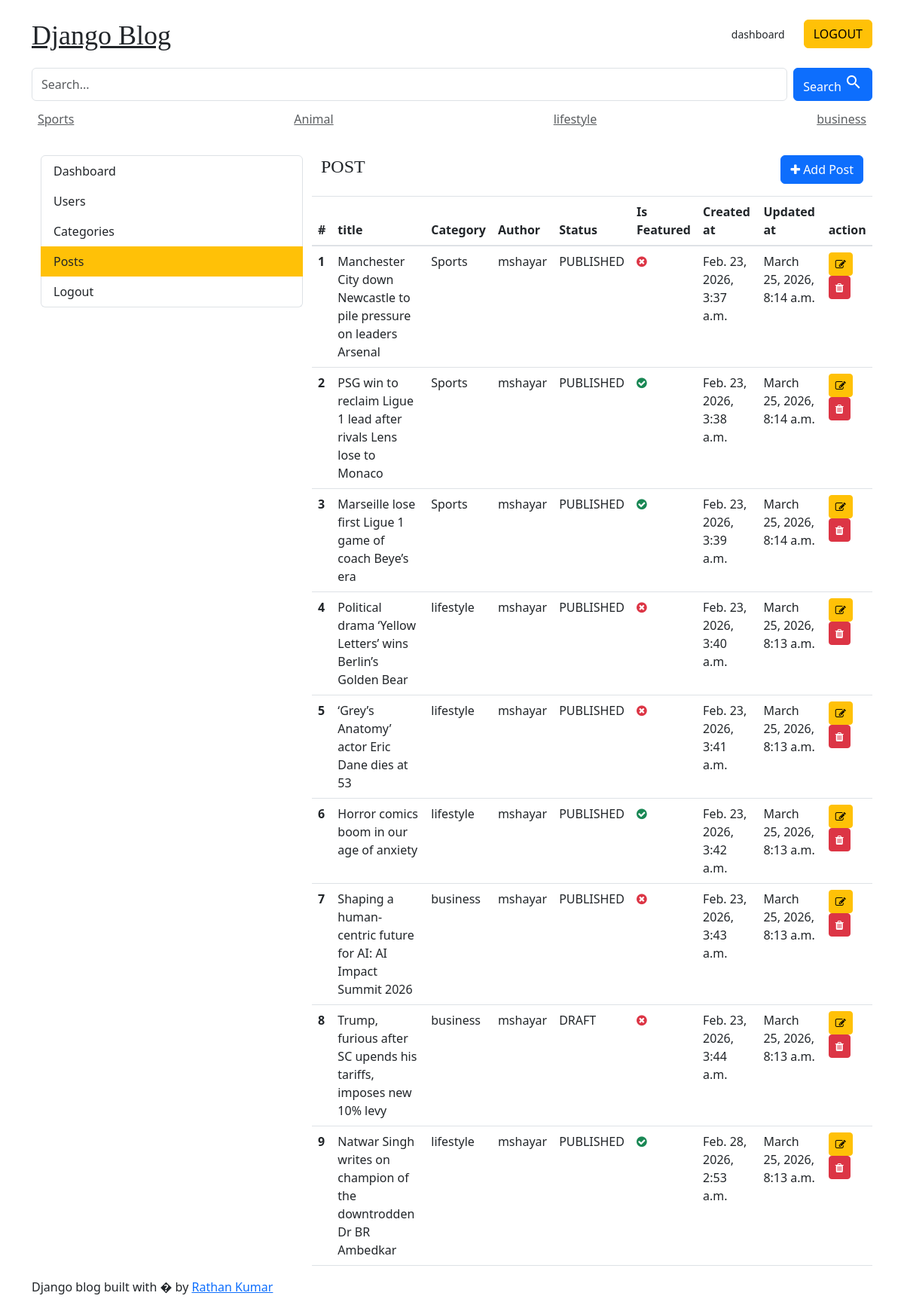
The page /dash/dash_post/ (signed in) on the database its author committed.
### blogs/models.py (models this page shows, shortened)
class Category(models.Model):
    category_name = models.CharField(max_length=100, unique=True)
    created_at = models.DateTimeField(auto_now_add=True)
    updated_at = models.DateTimeField(auto_now=True)
    def __str__(self):
        return self.category_name
    class Meta:
        verbose_name_plural = 'categories'

class Blog(models.Model):
    title= models.CharField(max_length=100)
    slug= models.SlugField(max_length=100 , unique = True , blank=True)
    category= models.ForeignKey(Category, on_delete=models.CASCADE)
    author= models.ForeignKey(User, on_delete=models.CASCADE)
    feature_image= models.ImageField(upload_to='uploads/%Y/%m/%d')
    short_description= models.TextField(max_length=500)
    blog_body= models.TextField(max_length=2000)
    status= models.CharField(choices=STATUS_CHOICES , default='DRAFT')
    is_featured= models.BooleanField(default=False)
    created_at= models.DateTimeField(auto_now_add=True)
    updated_at= models.DateTimeField(auto_now=True)

### dashboard/views.py (the view)
# urls.py: path('dash_post/',views.dash_post,name='dash_post'),
@login_required(login_url='login')
def dash_post(request):
    post = Blog.objects.all()
    context={
          'post':post,
    }
    return render(request, 'dashboard/dash_post.html', context)

### blogs/context_processors.py (called while the page is built)
def get_categories(request):
    categories = Category.objects.all()
    return dict(categories=categories)

def get_about_us(request):
    about_us = About.objects.first()
    return dict(about_us = about_us)

def get_follow_link(request):
    follow_link = Follow_link.objects.all()
    return dict(follow_link = follow_link)

### templates/dashboard/dash_post.html
{% extends "base.html" %}
{%block content%}
<div class="container mt-4">
    <div class="row">
{%include 'dashboard/sidebar.html'%}
        <div class="col-md-8">
            <div class="row">
<div class="d-flex justify-content-between align-items-center mb-3">
    <h4>POST</h4>
    <a href="{%url 'dash_add_post' %}" class="btn btn-primary">
        <i class="fa fa-plus"></i> Add Post
    </a>
</div>
<table class="table">
  <thead>
    <tr>
      <th scope="col">#</th>
      <th scope="col">title</th>
      <th scope="col">Category</th>
      <th scope="col">Author</th>
      <th scope="col">Status</th>
      <th scope="col">Is Featured</th>
      <th scope="col">Created at</th>
      <th scope="col">Updated at</th>
      <th scope="col">action</th>
    </tr>
  </thead>
  <tbody>
    {%for i in post %}
    <tr>
        <th scope="row">{{forloop.counter}}</th>
        <td>{{i.title}}</td>
        <td>{{i.category}}</td>
        <td>{{i.author}}</td>
        <td>{{i.status}}</td>
        <td>{%if i.is_featured %}<i class="fa fa-check-circle text-success"></i>{%else%}<i class="fa fa-times-circle text-danger"></i>{%endif%}</td>
        <td> {{i.created_at}} </td>
        <td> {{i.updated_at}} </td>
        <td>
            <a href="{%url 'dash_edit_post' i.id%}" class="btn btn-sm btn-warning">
                <i class="fa fa-edit"></i>
            </a>
            <a href=" {%url 'dash_delete_post' i.id  %} " class="btn btn-sm btn-danger">
                <i class="fa fa-trash"></i>
            </a>
        </td>
    </tr>
    {%endfor%}
  </tbody>
</table>
</div>
</div>
</div>
</div>
{%endblock%}

### templates/base.html (shortened to what this page needs)
{%load static%}
{% load crispy_forms_tags %}
<!DOCTYPE html>
<html lang="en">
<head>
    <link href="https://getbootstrap.com/docs/4.0/dist/css/bootstrap.min.css" rel="stylesheet">
    <link href="https://cdn.jsdelivr.net/npm/bootstrap@5.3.0/dist/css/bootstrap.min.css" rel="stylesheet">
    <link rel="stylesheet" href="https://cdnjs.cloudflare.com/ajax/libs/font-awesome/4.7.0/css/font-awesome.min.css">
    <link href="{% static 'css/blog.css'%}" rel="stylesheet">
</head>
<body>
    <div class="container">
        <header class="blog-header py-3">
            <div class="row flex-nowrap justify-content-between align-items-center">
                <div class="col-8 pt-1">
                    <a class="blog-header-logo text-dark" href="{% url 'home'%}">Django Blog</a>
                </div>
                <div class="col-4 d-flex justify-content-end align-items-center">
                    {% if not user.is_authenticated %}
                    <a class="btn btn-sm btn-warning" href=" {% url 'login' %} ">Login</a> &nbsp;
                    <a class="btn btn-sm btn-outline-secondary" href="{% url 'register' %}">Register</a>
                    {%else%}
                    <a class="btn btn-sm " href="{%url 'dashboard'%}">dashboard</a>
                    <a class="btn btn-warning " href="{% url 'logout' %}">LOGOUT</a>
                    {%endif%}
                </div>
            </div>
        </header>
        <div>
            <form method="GET" action="{%url 'search'%}" class="d-flex">
                <input class="form-control me-2" type="search" name="keyword" placeholder="Search..."
                    aria-label="Search">
                <button class="btn btn-primary" type="submit">
                    Search
                    <i class="material-icons">&#xe8b6;</i>
                </button>
            </form>
        </div>
        <div class="nav-scroller py-1 mb-2">
            <nav class="nav d-flex justify-content-between">
                {%for i in categories %}
                <a class="p-2 text-muted" href="{%url 'post_by_category' i.id%}">{{i.category_name}}</a>
                {% endfor %}
            </nav>
        </div>
        {%block content%}
        {%endblock%}
        <footer class="blog-footer">
            <p>Django blog built with � by <a href="#">Rathan Kumar</a></p>
        </footer>
</body>
</html>

### blog_main/static/css/blog.css (style rules this page uses)
.blog-header-logo { font-family: "Playfair Display", Georgia, "Times New Roman", serif; font-size: 2.25rem; }
h1, h2, h3, h4, h5, h6 { font-family: "Playfair Display", Georgia, "Times New Roman", serif; }

### rows shown on the page
Category: category_name "Sports"
Category: category_name "Animal"
Category: category_name "lifestyle"
Category: category_name "business"
Blog: title "Manchester City down Newcastle to pile pressure on leaders Arsenal", category "Sports", author "mshayar", status "PUBLISHED", is_featured False (drawn), created_at "Feb. 23, 2026, 3:37 a.m.", updated_at "March 25, 2026, 8:14 a.m."
Blog: title "PSG win to reclaim Ligue 1 lead after rivals Lens lose to Monaco", category "Sports", author "mshayar", status "PUBLISHED", is_featured True (drawn), created_at "Feb. 23, 2026, 3:38 a.m.", updated_at "March 25, 2026, 8:14 a.m."
Blog: title "Marseille lose first Ligue 1 game of coach Beye’s era", category "Sports", author "mshayar", status "PUBLISHED", is_featured True (drawn), created_at "Feb. 23, 2026, 3:39 a.m.", updated_at "March 25, 2026, 8:14 a.m."
Blog: title "Political drama ‘Yellow Letters’ wins Berlin’s Golden Bear", category "lifestyle", author "mshayar", status "PUBLISHED", is_featured False (drawn), created_at "Feb. 23, 2026, 3:40 a.m.", updated_at "March 25, 2026, 8:13 a.m."
Blog: title "‘Grey’s Anatomy’ actor Eric Dane dies at 53", category "lifestyle", author "mshayar", status "PUBLISHED", is_featured False (drawn), created_at "Feb. 23, 2026, 3:41 a.m.", updated_at "March 25, 2026, 8:13 a.m."
Blog: title "Horror comics boom in our age of anxiety", category "lifestyle", author "mshayar", status "PUBLISHED", is_featured True (drawn), created_at "Feb. 23, 2026, 3:42 a.m.", updated_at "March 25, 2026, 8:13 a.m."
Blog: title "Shaping a human-centric future for AI: AI Impact Summit 2026", category "business", author "mshayar", status "PUBLISHED", is_featured False (drawn), created_at "Feb. 23, 2026, 3:43 a.m.", updated_at "March 25, 2026, 8:13 a.m."
Blog: title "Trump, furious after SC upends his tariffs, imposes new 10% levy", category "business", author "mshayar", status "DRAFT", is_featured False (drawn), created_at "Feb. 23, 2026, 3:44 a.m.", updated_at "March 25, 2026, 8:13 a.m."
Blog: title "Natwar Singh writes on champion of the downtrodden Dr BR Ambedkar", category "lifestyle", author "mshayar", status "PUBLISHED", is_featured True (drawn), created_at "Feb. 28, 2026, 2:53 a.m.", updated_at "March 25, 2026, 8:13 a.m."
